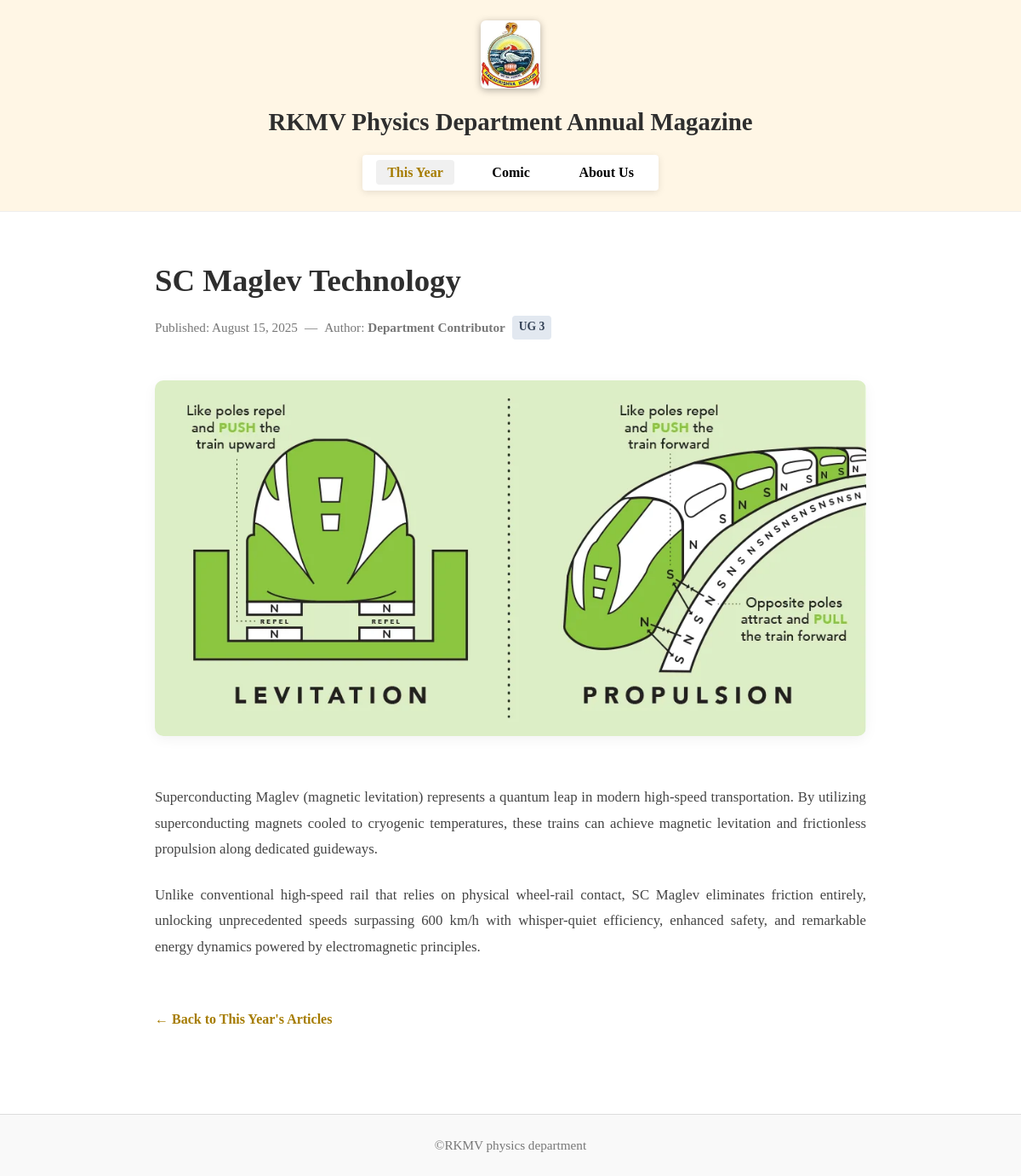
Before: /article.php?slug=sc-maglev-technology with the older database file.
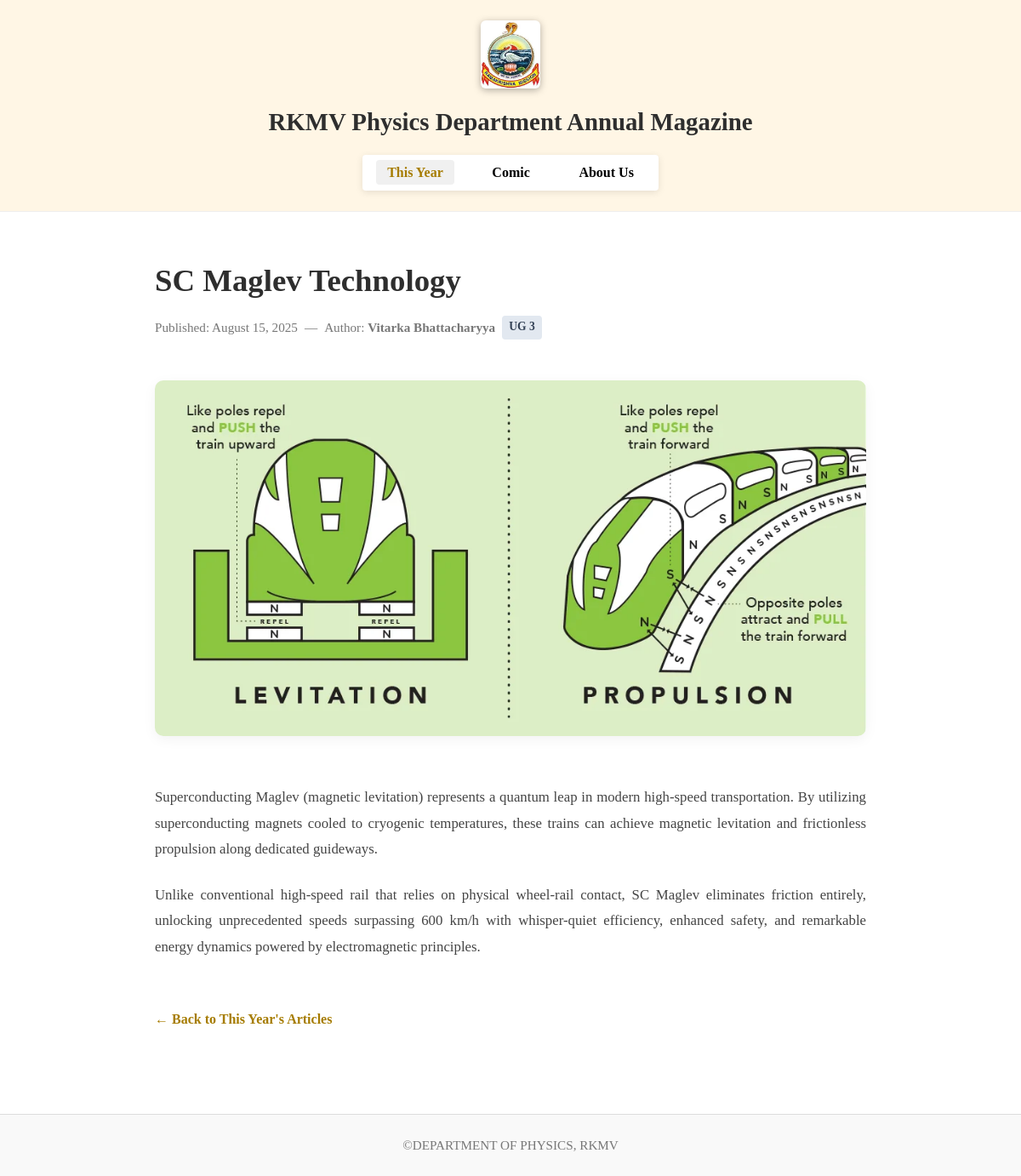
After: the same page with the newer database file.
### tables this page shows
CREATE TABLE `articles` (
  `id` int(11) NOT NULL AUTO_INCREMENT,
  `slug` varchar(255) NOT NULL,
  `title` varchar(255) NOT NULL,
  `summary` varchar(500) NOT NULL,
  `author_name` varchar(150) NOT NULL,
  `author_batch` varchar(50) NOT NULL,
  `image_path` varchar(255) NOT NULL,
  `content` mediumtext NOT NULL,
  `edition_year` int(11) NOT NULL DEFAULT 2025,
  `published_date` date NOT NULL,
  `status` enum('published','draft') NOT NULL DEFAULT 'published',
  `sort_order` int(11) NOT NULL DEFAULT 0,
  `views_count` int(11) NOT NULL DEFAULT 0,
  `created_at` datetime DEFAULT current_timestamp(),
  `updated_at` datetime DEFAULT current_timestamp() ON UPDATE current_timestamp(),
  PRIMARY KEY (`id`),
  UNIQUE KEY `slug` (`slug`),
  KEY `idx_edition_status` (`edition_year`,`status`),
  KEY `idx_slug` (`slug`)
);

CREATE TABLE `settings` (
  `setting_key` varchar(100) NOT NULL,
  `setting_value` text NOT NULL,
  PRIMARY KEY (`setting_key`)
);

### includes/functions.php (called while the page is built, shortened)
<?php
function e($string)
{
    return htmlspecialchars($string ?? '', ENT_QUOTES, 'UTF-8');
}
function format_article_date($dateString)
{
    $timestamp = strtotime($dateString);
    return $timestamp ? date('F j, Y', $timestamp) : $dateString;
}
function get_setting($key, $default = '')
{
    try {
        $pdo = get_db_connection();
        $stmt = $pdo->prepare("SELECT setting_value FROM settings WHERE setting_key = ?");
        $stmt->execute([$key]);
        $row = $stmt->fetch();
        return $row ? $row['setting_value'] : $default;
    } catch (Exception $e) {
        return $default;
    }
}

### article.php (the view, shortened to what this page needs)
<?php
require_once __DIR__ . '/includes/functions.php';
$pdo = get_db_connection();
$slug = isset($_GET['slug']) ? trim($_GET['slug']) : '';
$id = isset($_GET['id']) ? (int) $_GET['id'] : 0;
$article = null;
if (!empty($slug)) {
  $stmt = $pdo->prepare("SELECT * FROM articles WHERE slug = ? AND status = 'published' LIMIT 1");
  $stmt->execute([$slug]);
  $article = $stmt->fetch();
} elseif ($id > 0) {
  $stmt = $pdo->prepare("SELECT * FROM articles WHERE id = ? AND status = 'published' LIMIT 1");
  $stmt->execute([$id]);
  $article = $stmt->fetch();
}
$activePage = ($article['edition_year'] == 2026) ? 'this_year' : 'previous';
$isArticlePage = true;
require_once __DIR__ . '/includes/header.php';
?>
<main class="article-container">
  <h2><?= e($article['title']) ?></h2>
  <div class="article-meta">
    <span>Published: <?= e(format_article_date($article['published_date'])) ?></span>
    <span>&mdash;</span>
    <span>Author: <strong><?= e($article['author_name']) ?></strong></span>
    <?php if (!empty($article['author_batch'])): ?>
      <span class="batch-tag"><?= e($article['author_batch']) ?></span>
    <?php endif; ?>
  </div>
  <?php if (!empty($article['image_path'])): ?>
    <img src="<?= e($article['image_path']) ?>" alt="<?= e($article['title']) ?>" class="featured-image">
  <?php endif; ?>
  <div class="article-body">
    <?= $article['content'] ?>
  </div>
  <a href="index.php" class="back-link">&larr; Back to This Year's Articles</a>
</main>
<?php require_once __DIR__ . '/includes/footer.php'; ?>

### includes/header.php (shortened to what this page needs)
<?php
$isArticleHeader = !empty($isArticlePage);
?>
<!DOCTYPE html>
<html lang="en">
<head>
  <link rel="stylesheet" href="assets/css/style.css" />
</head>
<body>
<?php if ($isArticleHeader): ?>
<header class="article-header">
  <a href="index.php"><img src="assets/images/rkm.jpg" alt="RKMV Logo" class="logo"></a>
  <h1>RKMV Physics Department Annual Magazine</h1>
  <nav>
    <ul>
      <li><a class="<?= $activePage === 'this_year' ? 'active' : '' ?>" href="index.php">This Year</a></li>
      <li><a class="<?= $activePage === 'comic' ? 'active' : '' ?>" href="comic.php">Comic</a></li>
      <li><a class="<?= $activePage === 'about' ? 'active' : '' ?>" href="about.php">About Us</a></li>
    </ul>
  </nav>
</header>
<?php endif; ?>

### includes/footer.php
<?php
$footerText = get_setting('footer_text', '© 2026 Wall magazine — RKMV physics department');
?>
<footer>
  <?= e($footerText) ?>
</footer>
</body>
</html>

### assets/css/style.css (style rules this page uses)
* { margin: 0; padding: 0; box-sizing: border-box; }
body { font-family: 'Georgia', serif; background: #ffffff; color: #333333; line-height: 1.6; }
header { text-align: center; padding: 3rem 1rem; color: white; background-image: linear-gradient(rgba(0,0,0,0.45), rgba(0,0,0,0.45)), url('../images/1000089462.jpg'); background-size: cover; background-position: center; border-bottom: 1px solid #ddd; }
header img.logo { height: 90px; vertical-align: middle; margin-bottom: 0.75rem; filter: drop-shadow(0 2px 4px rgba(0,0,0,0.3)); }
header h1 { font-size: 2.2rem; margin-bottom: 0.5rem; text-shadow: 0 2px 5px rgba(0,0,0,0.7); }
header.article-header { background: #fff6e5; color: #2e2e2e; padding: 1.5rem; border-bottom: 1px solid #eee; }
header.article-header img.logo { height: 80px; border-radius: 6px; margin-bottom: 0.5rem; }
header.article-header h1 { font-size: 1.8rem; color: #2e2e2e; margin: 0.5rem 0 1rem; text-shadow: none; }
nav { margin-top: 1rem; }
nav ul { list-style: none; display: flex; justify-content: center; gap: 2rem; background-color: white; padding: 0.5rem 1rem; margin: 0; border-radius: 4px; display: inline-flex; box-shadow: 0 2px 8px rgba(0,0,0,0.1); }
nav a { text-decoration: none; color: black; font-weight: bold; font-size: 1rem; padding: 0.4rem 0.8rem; transition: background-color 0.3s, color 0.3s; }
nav a:hover, nav a.active { background-color: #f0f0f0; border-radius: 4px; color: #a67c00; }
main { max-width: 1300px; margin: auto; padding: 2rem; }
.article-container { max-width: 900px; margin: auto; padding: 3rem 2rem; line-height: 1.8; }
.article-container h2 { font-size: 2.3rem; margin-bottom: 0.5rem; color: #2e2e2e; }
.article-meta { color: #777; font-size: 0.95rem; margin-bottom: 1.5rem; display: flex; align-items: center; flex-wrap: wrap; gap: 0.5rem; }
.article-meta .batch-tag { background: #e2e8f0; color: #334155; padding: 0.1rem 0.5rem; border-radius: 4px; font-weight: bold; font-size: 0.85rem; }
.article-container img.featured-image { width: 100%; max-height: 480px; object-fit: cover; border-radius: 10px; margin: 1.5rem 0; box-shadow: 0 4px 15px rgba(0,0,0,0.05); }
.article-container .article-body { margin-top: 1.5rem; }
.article-container .article-body p { margin-bottom: 1.5rem; color: #444; font-size: 1.05rem; text-align: justify; }
.back-link { display: inline-block; margin-top: 2rem; text-decoration: none; color: #a67c00; font-weight: bold; transition: color 0.3s; }
footer { text-align: center; padding: 1.5rem; background: #f9f9f9; color: #777; font-size: 0.95rem; margin-top: 3rem; border-top: 1px solid #ddd; }

Changed rows visible on the page:
changed articles "SC Maglev Technology": author_name "Department Contributor" → "Vitarka Bhattacharyya"
changed settings: setting_value "©RKMV physics department" → "©DEPARTMENT OF PHYSICS, RKMV"
